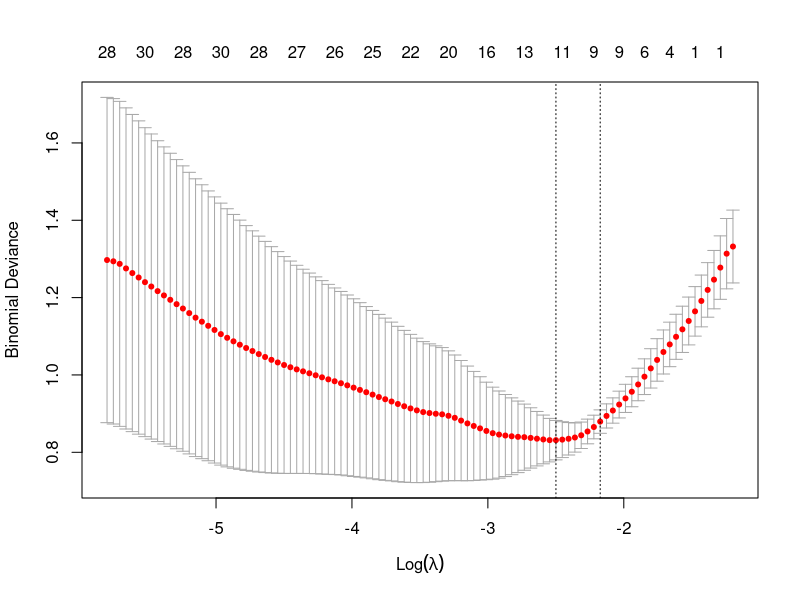

Generate this figure with R:
library(glmnet)

# setup working directory
setwd(getwd())

# read input data
raw_data = read.csv("I2000.txt", header = FALSE, sep = " ")
data = t(as.matrix(raw_data))

raw_tissues = read.csv("tissues.txt", header = FALSE, sep = " ")
tissues = c(raw_tissues < 0) * 1

set.seed(1)
model = cv.glmnet(data, tissues, family = "binomial", type.measure = "deviance", alpha = 1, nfolds = 5)

#evaluate performance of model (deviance)
plot(model)
minlambda = model$lambda.min
deviance = model$cvm[which(model$lambda == minlambda)]
predictors = model$nzero[which(model$lambda == minlambda)]

set.seed(1)
modelauc = cv.glmnet(data, tissues, family = "binomial", type.measure = "auc", alpha = 1, nfolds = 5)
minauclambda = modelauc$lambda.min
#get auc of model with the lowest deviance
auc = modelauc$cvm[which(model$lambda == minlambda)]

minlambda
deviance
auc
predictors